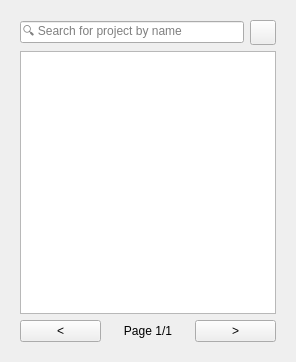
<?xml version="1.0" encoding="UTF-8"?>
<ui version="4.0">
 <class>RanaBrowser</class>
 <widget class="QWidget" name="RanaBrowser">
  <layout class="QGridLayout" name="gridLayout">
   <item row="0" column="0">
    <layout class="QHBoxLayout" name="breadcrumbs_layout"/>
   </item>
   <item row="1" column="0">
    <widget class="QStackedWidget" name="rana_widget">
     <property name="currentIndex">
      <number>0</number>
     </property>
     <widget class="QWidget" name="projects_widget">
      <layout class="QGridLayout" name="projects_layout">
       <item row="3" column="0">
        <layout class="QHBoxLayout" name="pagination_layout">
         <item>
          <widget class="QPushButton" name="btn_previous">
           <property name="maximumSize">
            <size>
             <width>100</width>
             <height>16777215</height>
            </size>
           </property>
           <property name="text">
            <string>&lt;</string>
           </property>
          </widget>
         </item>
         <item>
          <widget class="QLabel" name="label_page_number">
           <property name="text">
            <string>Page 1/1</string>
           </property>
           <property name="alignment">
            <set>Qt::AlignCenter</set>
           </property>
          </widget>
         </item>
         <item>
          <widget class="QPushButton" name="btn_next">
           <property name="maximumSize">
            <size>
             <width>100</width>
             <height>16777215</height>
            </size>
           </property>
           <property name="text">
            <string>&gt;</string>
           </property>
          </widget>
         </item>
        </layout>
       </item>
       <item row="2" column="0">
        <widget class="QTreeView" name="projects_tv">
         <property name="sizePolicy">
          <sizepolicy hsizetype="Expanding" vsizetype="Expanding">
           <horstretch>1</horstretch>
           <verstretch>1</verstretch>
          </sizepolicy>
         </property>
        </widget>
       </item>
       <item row="1" column="0">
        <layout class="QHBoxLayout" name="horizontalLayout">
         <item>
          <widget class="QLineEdit" name="projects_search">
           <property name="placeholderText">
            <string>🔍 Search for project by name</string>
           </property>
          </widget>
         </item>
         <item>
          <widget class="QToolButton" name="refresh_btn">
           <property name="toolTip">
            <string>Refresh</string>
           </property>
           <property name="iconSize">
            <size>
             <width>18</width>
             <height>18</height>
            </size>
           </property>
          </widget>
         </item>
        </layout>
       </item>
      </layout>
     </widget>
     <widget class="QWidget" name="files_widget">
      <layout class="QGridLayout" name="files_layout">
       <item row="0" column="0">
        <widget class="QTreeView" name="files_tv"/>
       </item>
       <item row="1" column="0">
        <widget class="QPushButton" name="btn_upload">
         <property name="text">
          <string>Upload Files to Rana</string>
         </property>
        </widget>
       </item>
      </layout>
     </widget>
     <widget class="QWidget" name="file_widget">
      <layout class="QGridLayout" name="file_layout">
       <item row="0" column="0">
        <widget class="QTableWidget" name="file_table_widget">
         <property name="rowCount">
          <number>1</number>
         </property>
         <property name="columnCount">
          <number>2</number>
         </property>
         <attribute name="horizontalHeaderVisible">
          <bool>false</bool>
         </attribute>
         <attribute name="verticalHeaderVisible">
          <bool>false</bool>
         </attribute>
        </widget>
       </item>
       <item row="1" column="0">
        <widget class="QWidget" name="button_widget" native="true">
         <layout class="QVBoxLayout" name="verticalLayout">
          <item>
           <widget class="QPushButton" name="btn_open">
            <property name="text">
             <string>Open in QGIS</string>
            </property>
           </widget>
          </item>
          <item>
           <widget class="QPushButton" name="btn_save_vector_style">
            <property name="text">
             <string>Save Style to Rana</string>
            </property>
           </widget>
          </item>
          <item>
           <widget class="QPushButton" name="btn_save">
            <property name="text">
             <string>Save Data to Rana</string>
            </property>
           </widget>
          </item>
          <item>
           <widget class="QPushButton" name="btn_wms">
            <property name="text">
             <string>Open WMS in QGIS</string>
            </property>
           </widget>
          </item>
         </layout>
        </widget>
       </item>
      </layout>
     </widget>
    </widget>
   </item>
  </layout>
 </widget>
 <resources/>
 <connections/>
</ui>
